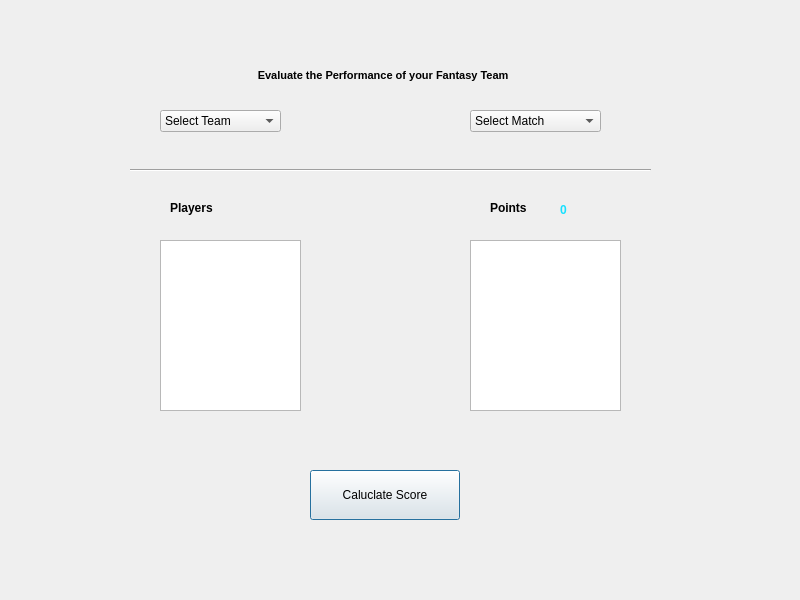
<?xml version="1.0" encoding="UTF-8"?>
<ui version="4.0">
 <class>Dialog</class>
 <widget class="QDialog" name="Dialog">
  <property name="geometry">
   <rect>
    <x>0</x>
    <y>0</y>
    <width>800</width>
    <height>600</height>
   </rect>
  </property>
  <property name="minimumSize">
   <size>
    <width>130</width>
    <height>0</height>
   </size>
  </property>
  <property name="windowTitle">
   <string>EvaluateTeam</string>
  </property>
  <widget class="QComboBox" name="comboBox">
   <property name="geometry">
    <rect>
     <x>160</x>
     <y>110</y>
     <width>121</width>
     <height>22</height>
    </rect>
   </property>
   <item>
    <property name="text">
     <string>Select Team</string>
    </property>
   </item>
  </widget>
  <widget class="QComboBox" name="comboBox_2">
   <property name="geometry">
    <rect>
     <x>470</x>
     <y>110</y>
     <width>131</width>
     <height>22</height>
    </rect>
   </property>
   <item>
    <property name="text">
     <string>Select Match</string>
    </property>
   </item>
   <item>
    <property name="text">
     <string>Match1</string>
    </property>
   </item>
   <item>
    <property name="text">
     <string>Match2</string>
    </property>
   </item>
   <item>
    <property name="text">
     <string>Match3</string>
    </property>
   </item>
   <item>
    <property name="text">
     <string>Match4</string>
    </property>
   </item>
   <item>
    <property name="text">
     <string>Match5</string>
    </property>
   </item>
   <item>
    <property name="text">
     <string>Match6</string>
    </property>
   </item>
  </widget>
  <widget class="QListWidget" name="listWidget">
   <property name="geometry">
    <rect>
     <x>160</x>
     <y>240</y>
     <width>141</width>
     <height>171</height>
    </rect>
   </property>
  </widget>
  <widget class="QListWidget" name="listWidget_2">
   <property name="geometry">
    <rect>
     <x>470</x>
     <y>240</y>
     <width>151</width>
     <height>171</height>
    </rect>
   </property>
  </widget>
  <widget class="Line" name="line">
   <property name="geometry">
    <rect>
     <x>130</x>
     <y>160</y>
     <width>521</width>
     <height>20</height>
    </rect>
   </property>
   <property name="orientation">
    <enum>Qt::Horizontal</enum>
   </property>
  </widget>
  <widget class="QLabel" name="label_2">
   <property name="geometry">
    <rect>
     <x>170</x>
     <y>200</y>
     <width>61</width>
     <height>16</height>
    </rect>
   </property>
   <property name="font">
    <font>
     <weight>75</weight>
     <bold>true</bold>
    </font>
   </property>
   <property name="text">
    <string>Players</string>
   </property>
  </widget>
  <widget class="QLabel" name="label_3">
   <property name="geometry">
    <rect>
     <x>490</x>
     <y>200</y>
     <width>61</width>
     <height>16</height>
    </rect>
   </property>
   <property name="font">
    <font>
     <weight>75</weight>
     <bold>true</bold>
    </font>
   </property>
   <property name="text">
    <string>Points</string>
   </property>
  </widget>
  <widget class="QLabel" name="label_4">
   <property name="geometry">
    <rect>
     <x>560</x>
     <y>200</y>
     <width>81</width>
     <height>20</height>
    </rect>
   </property>
   <property name="font">
    <font>
     <pointsize>9</pointsize>
     <weight>75</weight>
     <bold>true</bold>
    </font>
   </property>
   <property name="styleSheet">
    <string notr="true">color: rgb(23, 224, 255);</string>
   </property>
   <property name="text">
    <string>0</string>
   </property>
  </widget>
  <widget class="QPushButton" name="pushButton">
   <property name="geometry">
    <rect>
     <x>310</x>
     <y>470</y>
     <width>150</width>
     <height>50</height>
    </rect>
   </property>
   <property name="minimumSize">
    <size>
     <width>130</width>
     <height>30</height>
    </size>
   </property>
   <property name="text">
    <string>Caluclate Score</string>
   </property>
  </widget>
  <widget class="QLabel" name="label">
   <property name="geometry">
    <rect>
     <x>150</x>
     <y>60</y>
     <width>451</width>
     <height>30</height>
    </rect>
   </property>
   <property name="minimumSize">
    <size>
     <width>300</width>
     <height>30</height>
    </size>
   </property>
   <property name="font">
    <font>
     <pointsize>8</pointsize>
     <weight>75</weight>
     <bold>true</bold>
    </font>
   </property>
   <property name="text">
    <string>     Evaluate the Performance of your Fantasy Team</string>
   </property>
   <property name="alignment">
    <set>Qt::AlignCenter</set>
   </property>
   <property name="wordWrap">
    <bool>true</bool>
   </property>
  </widget>
 </widget>
 <resources/>
 <connections/>
</ui>
